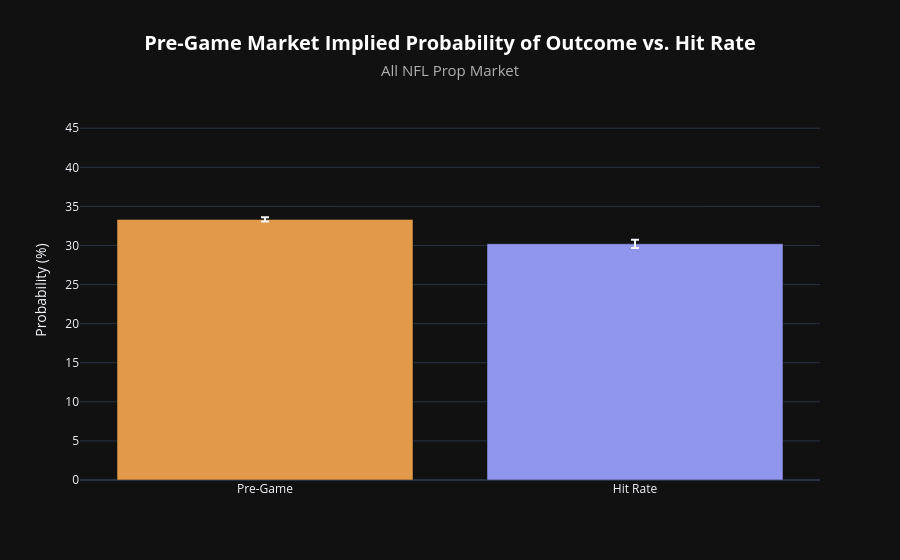

Notebook code cell kept with this figure:
### Code cell
# Comparison Analysis
# Note, hover over bars for t-test

graph_comparison(
    df           = kalshi_df,
    graph_title  = "All NFL",
    n_req_trades = 500,
    ci           = 0.95,
)

### Figure 1 — Plotly figure (JSON) as saved in the notebook; plotly's stock layout.template omitted (floating-point values rounded to 4 significant figures)
{"data": [{"error_y": {"array": [0.2745], "type": "data", "visible": true}, "hovertemplate": "<b>Pre-Game:</b> 33.34%<br><b>Hit Rate:</b> 30.22%<br><b>Paired t-test:</b><br>&nbsp;&nbsp;• t = 13.28<br>&nbsp;&nbsp;• p = 0.0000<br>&nbsp;&nbsp;• n (markets) = 29,291<extra></extra>", "marker": {"color": "#E29A4A"}, "name": "Pre-Game", "type": "bar", "x": ["Pre-Game"], "y": [33.34]}, {"error_y": {"array": [0.5259], "type": "data", "visible": true}, "hovertemplate": "<b>Pre-Game:</b> 33.34%<br><b>Hit Rate:</b> 30.22%<br><b>Paired t-test:</b><br>&nbsp;&nbsp;• t = 13.28<br>&nbsp;&nbsp;• p = 0.0000<br>&nbsp;&nbsp;• n (markets) = 29,291<extra></extra>", "marker": {"color": "#9096ED"}, "name": "Hit Rate", "type": "bar", "x": ["Hit Rate"], "y": [30.22]}], "layout": {"barmode": "group", "legend": {"title": {"text": ""}}, "paper_bgcolor": "#111111", "plot_bgcolor": "#111111", "showlegend": false, "title": {"font": {"color": "#ffffff", "size": 20}, "text": "<b>Pre-Game Market Implied Probability of Outcome vs. Hit Rate</b><br><span style='font-size: 15px; color: #b0b0b0;'>All NFL Prop Market</span>", "x": 0.5, "xanchor": "center"}, "yaxis": {"range": [0, 48.61], "title": {"text": "Probability (%)"}}}}
